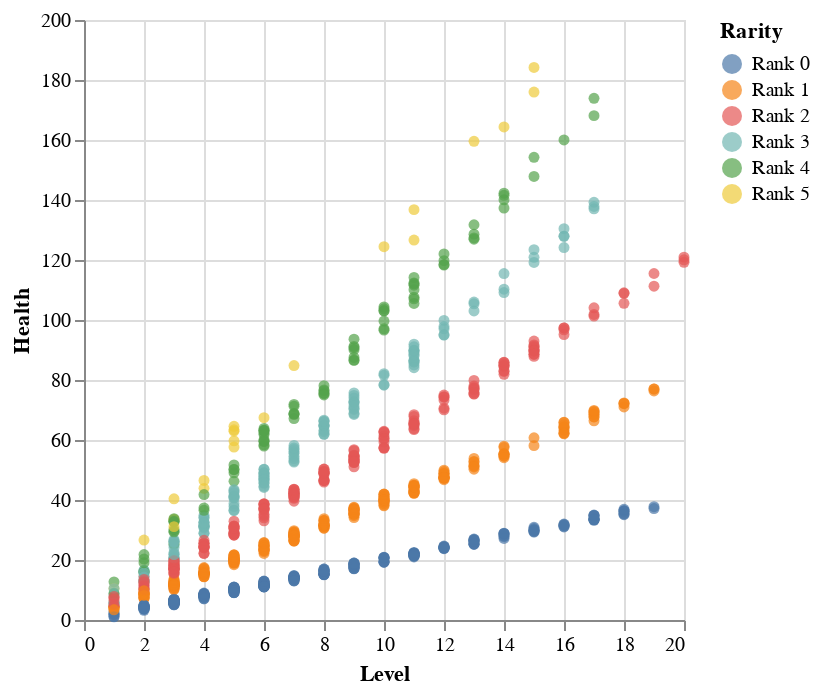

Notebook source saved alongside this figure:
### Code cell
# Scatterplot
def chart_scatter(df, x, y, target) -> Chart:
    chart = Chart(df).mark_circle().encode(
        x=x,
        y=y,
        color=target,
        tooltip=[x, y, target]
    )
    return chart

scatter = chart_scatter(df, x, y, target)
scatter.display()

### Figure 1 — Vega-Lite specification as saved in the notebook (floating-point values rounded to 4 significant figures; data arrays with more than 128 entries replaced by an {"elided": "..."} marker saying what was removed)
{"config": {"view": {"continuousWidth": 300, "continuousHeight": 300}}, "data": {"name": "data-10c7fe2e8bb736b6ee34b577a6310fa7"}, "mark": {"type": "circle"}, "encoding": {"color": {"field": "Rarity", "type": "nominal"}, "tooltip": [{"field": "Level", "type": "quantitative"}, {"field": "Health", "type": "quantitative"}, {"field": "Rarity", "type": "nominal"}], "x": {"field": "Level", "type": "quantitative"}, "y": {"field": "Health", "type": "quantitative"}}, "$schema": "https://vega.github.io/schema/vega-lite/v5.16.3.json", "datasets": {"data-10c7fe2e8bb736b6ee34b577a6310fa7": {"elided": "1000 records"}}}
